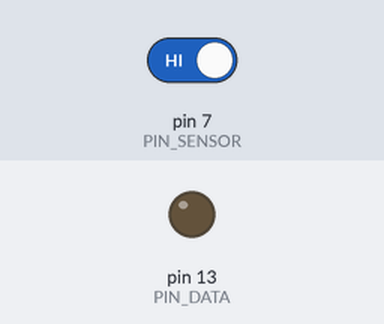
Bench run of a sketch on a simulated Arduino Uno, built with avr-gcc and run on an emulated ATmega328P. On the bench: output pins drawn as LEDs (lit = HIGH). The test bench sets the inputs (shaded band); at power-on: pin 7 (PIN_SENSOR) HIGH. Pins used as bus, display or sensor lines are not drawn.

Above: at 1.2 s.
1.3 s: pin 7 (PIN_SENSOR) driven LOW
At 2.2 s:
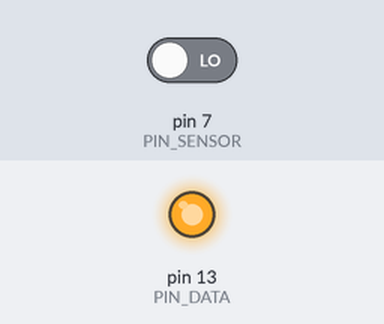
3.0 s: pin 7 (PIN_SENSOR) driven HIGH
At 4.5 s:
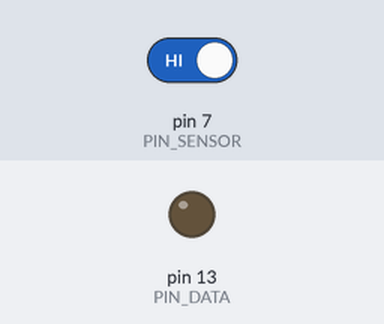
Timing chart, 0 to 6.0 s (numbered marks = the images above; inputs shaded):
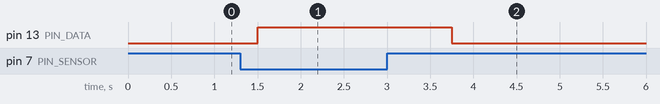

Measured:
- after the input at 1.3 s, pin 13 (PIN_DATA): LOW → HIGH after 0.20 s
- after the input at 3.0 s, pin 13 (PIN_DATA): HIGH → LOW after 0.75 s

The sketch:

a.ino
```cpp
// ----- Pines -----
const byte PIN_SENSOR = 7;   // S del sensor (activo en LOW por INPUT_PULLUP)
const byte PIN_DATA   = 13;  // A del 74LS164 (DATA serie) - NO usar como LED
const byte PIN_CLK    = 8;   // CLK del 74LS164 (pin 8)

// ----- Tiempos -----
const unsigned long CLOCK_HALF_MS = 750;  // 1 Hz => 500 ms alto + 500 ms bajo
const unsigned long HIT_HOLD_MS   = 750;  // opcional: estirar "1" del sensor

// ----- Estado -----
unsigned long t_last_clk = 0, t_last_hit = 0;
bool clkState = LOW;
bool holdOne  = false;

void setup() {
  pinMode(PIN_SENSOR, INPUT_PULLUP);
  pinMode(PIN_DATA, OUTPUT);
  pinMode(PIN_CLK,  OUTPUT);
  digitalWrite(PIN_CLK, LOW);
  digitalWrite(PIN_DATA, LOW);
  Serial.begin(9600);
}

void loop() {
  unsigned long now = millis();

  // Lee sensor y decide si querés estirar el "1"
  int tap = digitalRead(PIN_SENSOR);     // LOW = golpe
  if (tap == LOW) { holdOne = true; t_last_hit = now; }
  if (holdOne && (now - t_last_hit >= HIT_HOLD_MS)) holdOne = false;

  // Mantener el dato estable mientras el reloj está en LOW
  // (Esto asegura setup/hold para el próximo flanco de subida)
  if (clkState == LOW) {
    bool dataBit = (tap == LOW) || holdOne;  // 1 si hay golpe (o estirado)
    digitalWrite(PIN_DATA, dataBit ? HIGH : LOW);
  }

  // Generar el reloj 1 Hz
  if (now - t_last_clk >= CLOCK_HALF_MS) {
    clkState = !clkState;
    digitalWrite(PIN_CLK, clkState);
    t_last_clk = now;
  }
}
```
